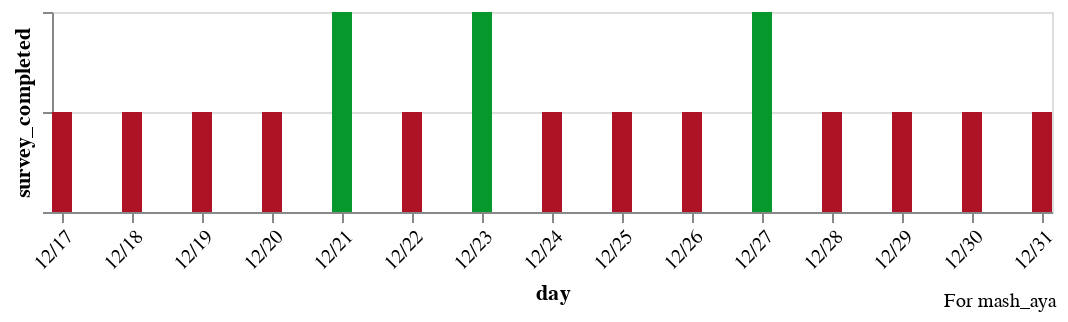

Source (notebook cell):
### Code cell
import altair as alt
user_id = 'mash_aya'
alt.Chart(survey_adherence_data_frame).mark_bar(size=10).encode(
    x=alt.X('date:T', axis=alt.Axis(format='%m/%d', title='day', labelAngle=-45, grid=False)),
    y=alt.Y('survey_completed:Q', axis=alt.Axis(labels=False)),
    color=alt.condition(
        alt.datum.survey_completed > 0.5,
        alt.value("#06982d"),  # The positive color
        alt.value("#ae1325")  # The negative color
    )
).properties(
    width=500,
    height=100,
    title=alt.TitleParams(
        ['For ' + user_id],
        baseline='bottom',
        orient='bottom',
        anchor='end',
        fontWeight='normal',
        fontSize=10
    )
)

### Figure 1 — Vega-Lite specification as saved in the notebook (floating-point values rounded to 4 significant figures)
{"config": {"view": {"continuousWidth": 400, "continuousHeight": 300}}, "data": {"name": "data-fd33aa4aa41b05a1eb90d6e344a164c2"}, "mark": {"type": "bar", "size": 10}, "encoding": {"color": {"condition": {"value": "#06982d", "test": "(datum.survey_completed > 0.5)"}, "value": "#ae1325"}, "x": {"type": "temporal", "axis": {"format": "%m/%d", "grid": false, "labelAngle": -45, "title": "day"}, "field": "date"}, "y": {"type": "quantitative", "axis": {"labels": false}, "field": "survey_completed"}}, "height": 100, "title": {"text": ["For mash_aya"], "anchor": "end", "baseline": "bottom", "fontSize": 10, "fontWeight": "normal", "orient": "bottom"}, "width": 500, "$schema": "https://vega.github.io/schema/vega-lite/v4.8.1.json", "datasets": {"data-fd33aa4aa41b05a1eb90d6e344a164c2": [{"date": "2020-12-17 12:00 am", "survey_completed": 0.5}, {"date": "2020-12-18 12:00 am", "survey_completed": 0.5}, {"date": "2020-12-19 12:00 am", "survey_completed": 0.5}, {"date": "2020-12-20 12:00 am", "survey_completed": 0.5}, {"date": "2020-12-21 12:00 am", "survey_completed": 1.0}, {"date": "2020-12-22 12:00 am", "survey_completed": 0.5}, {"date": "2020-12-23 12:00 am", "survey_completed": 1.0}, {"date": "2020-12-24 12:00 am", "survey_completed": 0.5}, {"date": "2020-12-25 12:00 am", "survey_completed": 0.5}, {"date": "2020-12-26 12:00 am", "survey_completed": 0.5}, {"date": "2020-12-27 12:00 am", "survey_completed": 1.0}, {"date": "2020-12-28 12:00 am", "survey_completed": 0.5}, {"date": "2020-12-29 12:00 am", "survey_completed": 0.5}, {"date": "2020-12-30 12:00 am", "survey_completed": 0.5}, {"date": "2020-12-31 12:00 am", "survey_completed": 0.5}]}}
